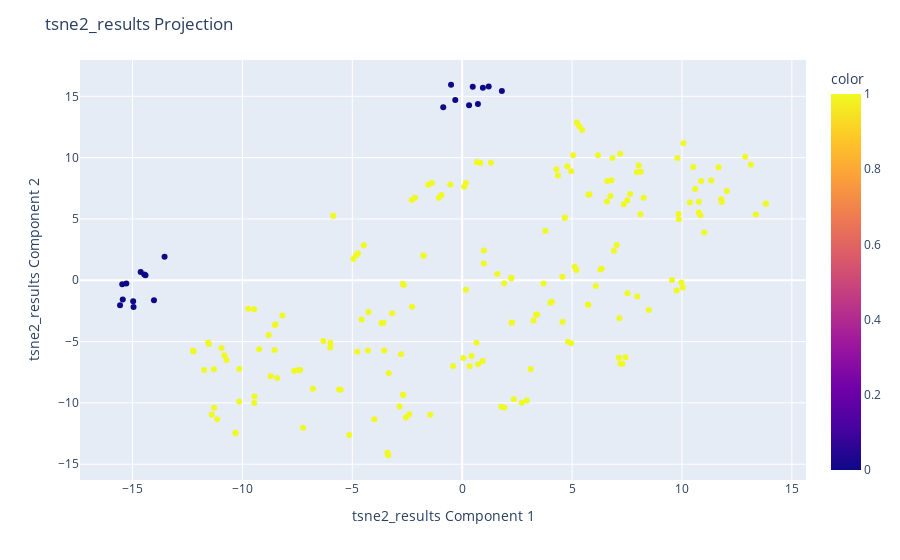

Notebook code cell kept with this figure:
### Code cell
np.random.seed(42)
tsne2=TSNE(n_components=2)
tsne2_results=tsne2.fit_transform(preprocessed_data)
fig=px.scatter(
    tsne2_results,x=0,y=1,color=y
)
fig.update_layout(
    title_text="tsne2_results Projection",
    xaxis_title_text="tsne2_results Component 1",
    yaxis_title_text="tsne2_results Component 2",
    legend_title_text='y'    
)
fig.show()

### Figure 1 — Plotly figure (JSON) as saved in the notebook; plotly's stock layout.template omitted (floating-point values rounded to 4 significant figures; data arrays with more than 128 entries replaced by an {"elided": "..."} marker saying what was removed)
{"data": [{"hovertemplate": "0=%{x}<br>1=%{y}<br>color=%{marker.color}<extra></extra>", "legendgroup": "", "marker": {"color": {"elided": "205 int values"}, "coloraxis": "coloraxis", "symbol": "circle"}, "mode": "markers", "name": "", "orientation": "v", "showlegend": false, "type": "scatter", "x": {"elided": "205 float values"}, "xaxis": "x", "y": {"elided": "205 float values"}, "yaxis": "y"}], "layout": {"coloraxis": {"colorbar": {"title": {"text": "color"}}, "colorscale": [[0, "#0d0887"], [0.1111, "#46039f"], [0.2222, "#7201a8"], [0.3333, "#9c179e"], [0.4444, "#bd3786"], [0.5556, "#d8576b"], [0.6667, "#ed7953"], [0.7778, "#fb9f3a"], [0.8889, "#fdca26"], [1, "#f0f921"]]}, "legend": {"title": {"text": "y"}, "tracegroupgap": 0}, "margin": {"t": 60}, "title": {"text": "tsne2_results Projection"}, "xaxis": {"anchor": "y", "domain": [0, 1], "title": {"text": "tsne2_results Component 1"}}, "yaxis": {"anchor": "x", "domain": [0, 1], "title": {"text": "tsne2_results Component 2"}}}}
